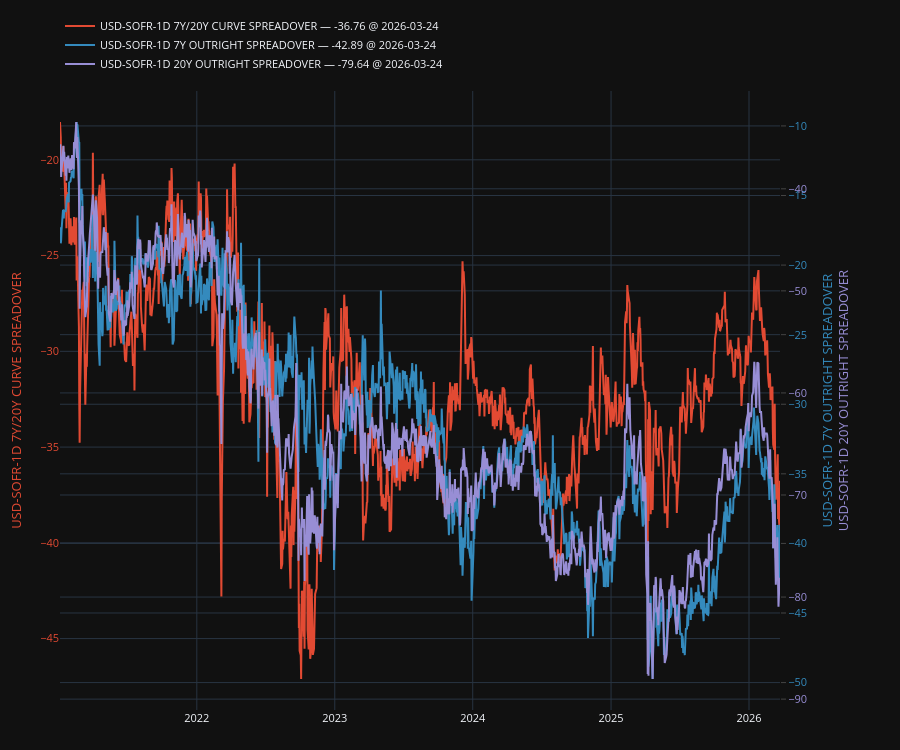

Here is the notebook cell this chart was saved with:
### Code cell
plot, fig, ax, ax2, legend = make_secondary_axis_plot(engine="plotly")
plot(df["USD-SOFR-1D 7Y/20Y CURVE SPREADOVER"])
plot(df["USD-SOFR-1D 7Y OUTRIGHT SPREADOVER"], which="right")
plot(df["USD-SOFR-1D 20Y OUTRIGHT SPREADOVER"], which="right")
legend(show_date=True)
plt.show()

### Figure 1 — Plotly figure (JSON) as saved in the notebook; plotly's stock layout.template omitted (floating-point values rounded to 4 significant figures; data arrays with more than 128 entries replaced by an {"elided": "..."} marker saying what was removed)
{"data": [{"line": {"color": "#E24A33"}, "mode": "lines", "name": "USD-SOFR-1D 7Y/20Y CURVE SPREADOVER — -36.76 @ 2026-03-24", "showlegend": true, "type": "scatter", "x": {"elided": "1305 str values"}, "y": {"elided": "1305 float values"}, "yaxis": "y"}, {"line": {"color": "#348ABD"}, "mode": "lines", "name": "USD-SOFR-1D 7Y OUTRIGHT SPREADOVER — -42.89 @ 2026-03-24", "showlegend": true, "type": "scatter", "x": {"elided": "1305 str values"}, "y": {"elided": "1305 float values"}, "yaxis": "y2"}, {"line": {"color": "#988ED5"}, "mode": "lines", "name": "USD-SOFR-1D 20Y OUTRIGHT SPREADOVER — -79.64 @ 2026-03-24", "showlegend": true, "type": "scatter", "x": {"elided": "1305 str values"}, "y": {"elided": "1305 float values"}, "yaxis": "y3"}], "layout": {"font": {"size": 11}, "height": 750, "legend": {"orientation": "h", "x": 0, "xanchor": "left", "y": 1.02, "yanchor": "bottom"}, "margin": {"b": 40, "l": 60, "r": 120, "t": 60}, "newshape": {"line": {"color": "red"}}, "title": {}, "xaxis": {"showgrid": true, "showspikes": true, "spikecolor": "white", "spikemode": "across", "spikesnap": "cursor"}, "yaxis": {"showgrid": true, "showspikes": true, "spikecolor": "white", "spikesnap": "cursor", "spikethickness": 0.5, "tickfont": {"color": "#E24A33"}, "title": {"font": {"color": "#E24A33"}, "text": "USD-SOFR-1D 7Y/20Y CURVE SPREADOVER"}}, "yaxis2": {"anchor": "x", "overlaying": "y", "position": 0.98, "showgrid": true, "showspikes": true, "side": "right", "spikecolor": "white", "spikesnap": "cursor", "spikethickness": 0.5, "tickfont": {"color": "#348ABD"}, "ticklabelposition": "outside", "ticks": "outside", "title": {"font": {"color": "#348ABD"}, "standoff": 16, "text": "USD-SOFR-1D 7Y OUTRIGHT SPREADOVER"}}, "yaxis3": {"anchor": "x", "overlaying": "y", "position": 0.92, "showgrid": true, "showspikes": true, "side": "right", "spikecolor": "white", "spikesnap": "cursor", "spikethickness": 0.5, "tickfont": {"color": "#988ED5"}, "ticklabelposition": "outside", "ticks": "outside", "title": {"font": {"color": "#988ED5"}, "standoff": 32, "text": "USD-SOFR-1D 20Y OUTRIGHT SPREADOVER"}}}}
